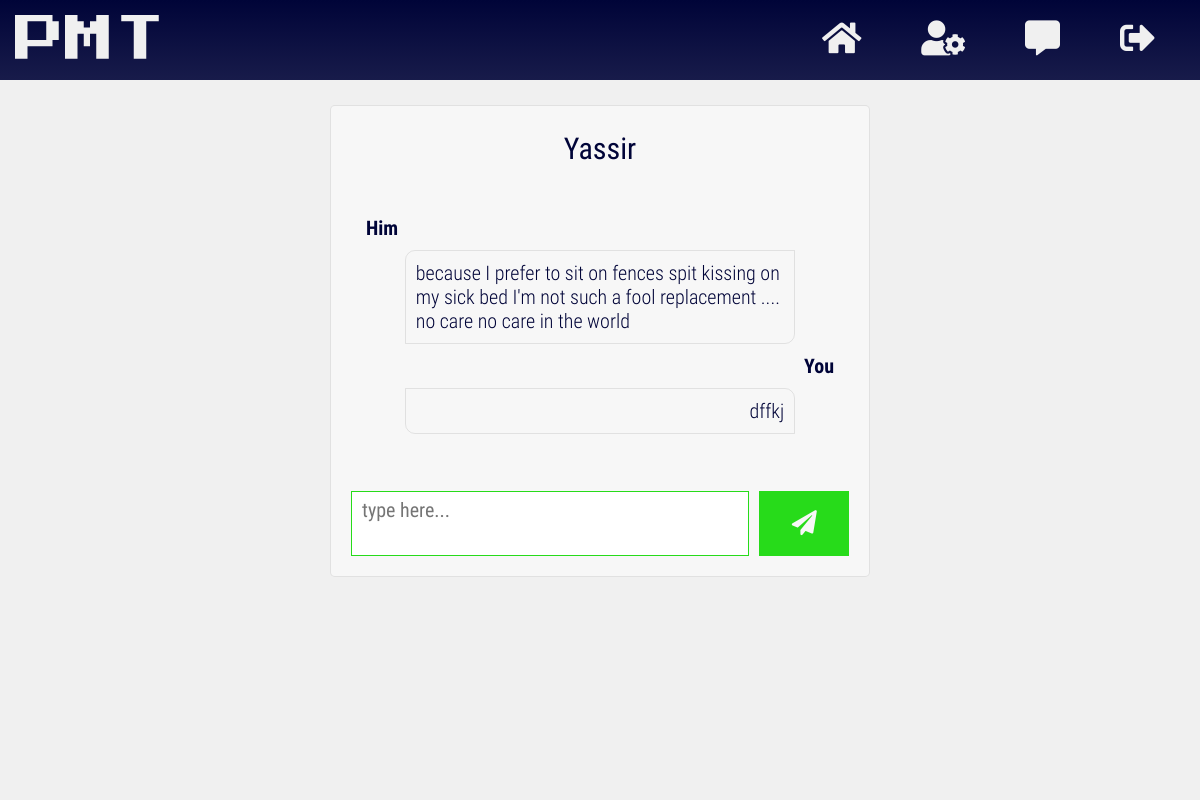
The page /chat/1/ (signed in) on the database its author committed.
### app/models.py (models this page shows, shortened)
class User(db.Model, UserMixin):
    __tablename__ = 'users'
    id = db.Column(db.Integer(), primary_key=True)
    username = db.Column(db.String(length=20), nullable=False, unique=True)
    email = db.Column(db.String(length=50), nullable=False, unique=True)
    password_hash = db.Column(db.String(length=60), nullable=False)
    age = db.Column(db.Integer(), nullable=False)
    gender = db.Column(db.String(length=6), nullable=False)
    assumptions = db.relationship('Assumption', secondary=users_to_assumptions,
    backref=db.backref('users', lazy=True), lazy=True)
    added_users = db.relationship('User', secondary=users_to_users,
                  primaryjoin=(users_to_users.c.added_id == id),
                  secondaryjoin=(users_to_users.c.adder_id == id),
                  backref=db.backref('adder_users', lazy=True), lazy=True)
    messages_to_be_received = db.relationship('Message', backref='receiver',
    lazy=True)
    @property
    def password(self):
        return self.password

class Message(db.Model):
    __tablename__ = 'messages'
    id = db.Column(db.Integer(), primary_key=True)
    sender_id = db.Column(db.Integer(), nullable=False)
    recipient_id = db.Column(db.Integer(), nullable=False)
    message = db.Column(db.String(), nullable=False)
    is_auto_generated = db.Column(db.Boolean, default=False, nullable=False)
    recipient = db.Column(db.Integer(), db.ForeignKey('users.id'))

### app/routes.py (the view)
@app.route('/chat/<int:recipient_id>/')
@login_required
def chat_page(recipient_id):
    if recipient_id == current_user.id or User.query.filter_by(id=recipient_id)\
    .first() is None:
        return 'failure'
    recipient = User.query.filter_by(id=recipient_id).first()
    try:
        latest_current_user_msg = Message.query.filter_by(
        sender_id=current_user.id, recipient_id=recipient_id)[-1]
    except IndexError:
        conversation_initialization_message = f'Hi, my name is \
        {User.query.filter_by(id=current_user.id).first().username}! \
        I\'ll be in touch with u soon(Hopefully)'
        latest_current_user_msg = Message(sender_id=current_user.id,
        recipient_id=recipient_id, is_auto_generated=True,
        message=conversation_initialization_message)
        db.session.add(latest_current_user_msg)
        db.session.commit()
        latest_current_user_msg = Message.query.filter_by(
        sender_id=current_user.id, recipient_id=recipient_id)[-1]
    try:
        latest_recipient_msg = Message.query.filter_by(sender_id=recipient_id,
        recipient_id=current_user.id)[-1]
    except IndexError:
        conversation_initialization_message = f'Hi, my name is \
        {User.query.filter_by(id=recipient_id).first().username}! \
        I\'ll be in touch with u soon(Hopefully)'
        latest_recipient_msg = Message(sender_id=recipient_id,
        recipient_id=current_user.id, is_auto_generated=True,
        message=conversation_initialization_message)
        db.session.add(latest_recipient_msg)
        db.session.commit()
        latest_recipient_msg = Message.query.filter_by(sender_id=recipient_id,
        recipient_id=current_user.id)[-1]
    return render_template('chat.html', recipient_username=recipient.username,
    recipient_gender=recipient.gender, recipient_id=recipient_id,
    latest_current_user_msg=latest_current_user_msg,
    latest_recipient_msg=latest_recipient_msg)

### user_loader/__init__.py (called while the page is built)
@login_manager.user_loader
def load_user(user_id):
    return User.query.get(int(user_id))

### app/templates/chat.html (shortened to what this page needs)
{% extends 'uniform/base.html' %}
{% block css_files %}
<link rel="stylesheet" href="{{ url_for('static',
filename='css/minified/chat.css') }}">
{% endblock %}
{% block content %}
<div class="chat-container">
  <div class="recipient-username">{{ recipient_username }}</div>
  <div class="scrollable-chat" id="scrollable-chat">
    <div id="recipient_msg_from_websocket">
      {% if recipient_gender == 'female' and not
      latest_recipient_msg.is_auto_generated %}
      <div class="recipient-pronoun">Her</div>
      {% elif recipient_gender == 'male' and not
      latest_recipient_msg.is_auto_generated %}
      <div class="recipient-pronoun">Him</div>
      {% elif latest_recipient_msg.is_auto_generated %}
      <div class="recipient-pronoun">[AUTO-GENERATED]</div>
      {% endif %}
      <div class="recipient-message">{{ latest_recipient_msg.message }}</div>
    </div>
    <div id="current_user_msg_from_client_js">
      {% if not latest_current_user_msg.is_auto_generated %}
      <div class="sender-pronoun">You</div>
      <div class="sender-message">{{ latest_current_user_msg.message }}</div>
      {% endif %}
    </div>
  </div>
  <div class="send-message">
    <textarea type="text" name="message" placeholder="type here..."
    id="text-to-send"></textarea>
    <button type="button" name="send" id="send-text"
    RECIPIENT_ID="{{ recipient_id }}">
      <i class="fas fa-paper-plane"></i>
    </button>
  </div>
</div>
{% endblock %}

### app/static/css/uniform/minified/base.css (style rules this page uses)
* { box-sizing:border-box;margin:0 }
body { background:#f0f0f0 }
button,header { -webkit-touch-callout:none;-webkit-user-select:none;-khtml-user-select:none;-moz-user-select:none;-ms-user-select:none;user-select:none }

### app/static/css/minified/chat.css (style rules this page uses)
.chat-container { background:#f7f7f7;border:1px solid rgba(0,0,0,.09);border-radius:5px;margin:25px auto 15px auto;width:90% }
.recipient-username { font-family:roboto-regular,sans-serif;font-size:30px;color:#000438;text-align:center;margin-bottom:20px;padding:10px }
.recipient-message,.recipient-pronoun { font-family:roboto-bold,sans-serif;font-size:20px;color:#000438;padding:10px }
.recipient-message { font-family:roboto-light,sans-serif;margin-left:30px }
.sender-message,.sender-pronoun { font-family:roboto-bold,sans-serif;font-size:20px;color:#000438;text-align:right;padding:10px }
.sender-message { font-family:roboto-light,sans-serif;margin-right:30px }
.recipient-message,.sender-message { border:1px solid rgba(0,0,0,.09);margin:0 auto 0 auto;width:80%;word-wrap:break-word }
.recipient-message { border-radius:10px 0 10px 0 }
.sender-message { border-radius:0 10px 0 10px }
.send-message { display:flex;justify-content:space-between;margin-top:40px;padding:5px }
textarea[name=message] { padding:3px 10px 0 10px;font-size:20px;font-family:roboto-regular,sans-serif;color:#000438;resize:none;flex-basis:80%;line-height:1.5em;border:1px solid #27db1a }
button[name=send] { padding:8px;color:#f7f7f7;background:#27db1a;border:0;font-size:25px;flex-basis:18%;cursor:pointer }
.scrollable-chat { overflow-x:hidden;overflow-y:auto;height:160px;padding:10px }
@media (min-width:769px) { .chat-container { width:45%;padding:15px } }
@media (min-width:769px) { .scrollable-chat { height:250px } }

### rows shown on the page
User: username "Yassir"
Message: message "because I prefer to sit on fences spit kissing on my sick bed I'm not such a fool replacement .... no care no care in the world"
Message: message "dffkj"
